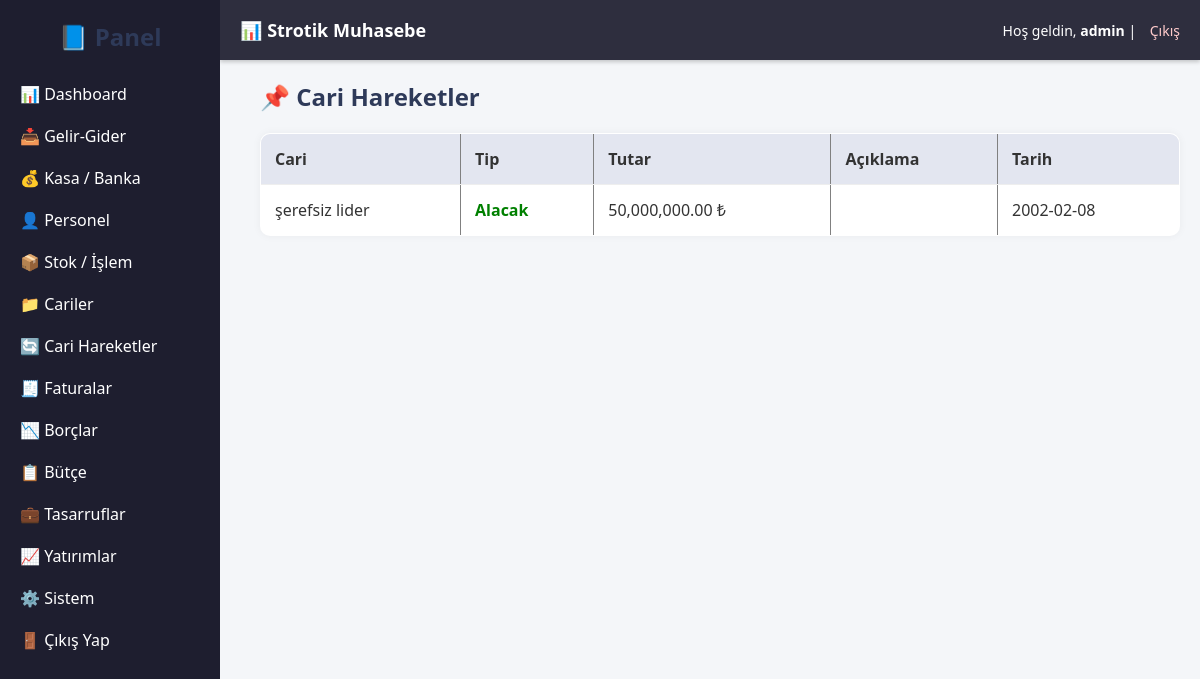
/pages/cari_hareketler.php (signed in), run on the app's committed database.
### tables this page shows
CREATE TABLE `cari_hareketler` (
  `id` int(11) NOT NULL,
  `cari_id` int(11) DEFAULT NULL,
  `islem_tipi` varchar(20) DEFAULT NULL,
  `tutar` float DEFAULT NULL,
  `aciklama` text DEFAULT NULL,
  `islem_tarihi` date DEFAULT NULL
);

CREATE TABLE `cariler` (
  `id` int(11) NOT NULL,
  `unvan` varchar(255) DEFAULT NULL,
  `cari_tipi` varchar(20) DEFAULT NULL,
  `telefon` varchar(50) DEFAULT NULL,
  `email` varchar(100) DEFAULT NULL,
  `adres` text DEFAULT NULL,
  `vergi_no` varchar(50) DEFAULT NULL,
  `vergi_dairesi` varchar(100) DEFAULT NULL,
  `tip` varchar(20) DEFAULT 'Alıcı'
);

### pages/cari_hareketler.php (the view, shortened to what this page needs)
<?php
include '../includes/db.php';
include '../includes/header.php';
include '../includes/sidebar.php';
$hareketler = $baglanti->query("
    SELECT ch.*, c.unvan
    FROM cari_hareketler ch
    JOIN cariler c ON ch.cari_id = c.id
    ORDER BY ch.islem_tarihi DESC
")->fetchAll(PDO::FETCH_ASSOC);
?>
<div style="margin-left: 240px; padding: 20px;">
    <h2>📌 Cari Hareketler</h2>
    <table border="1" cellpadding="8" cellspacing="0" style="width:100%; background:#fff;">
        <tr>
            <th>Cari</th>
            <th>Tip</th>
            <th>Tutar</th>
            <th>Açıklama</th>
            <th>Tarih</th>
        </tr>
        <?php foreach ($hareketler as $h): ?>
            <tr>
                <td><?= $h['unvan'] ?></td>
                <td style="color:<?= $h['islem_tipi'] == 'Alacak' ? 'green' : 'red' ?>; font-weight: bold;">
                    <?= $h['islem_tipi'] ?>
                </td>
                <td><?= number_format($h['tutar'], 2) ?> ₺</td>
                <td><?= $h['aciklama'] ?></td>
                <td><?= $h['islem_tarihi'] ?></td>
            </tr>
        <?php endforeach; ?>
    </table>
</div>

### assets/style.css (style rules this page uses)
* { margin: 0; padding: 0; box-sizing: border-box; font-family: 'Segoe UI', sans-serif; }
body { background: #f4f6f9; color: #333; }
h2, h3 { margin-bottom: 20px; color: #2e3a59; }
table { width: 100%; border-collapse: collapse; background: white; border-radius: 10px; overflow: hidden; box-shadow: 0 0 8px rgba(0,0,0,0.05); }
table th, table td { padding: 14px; text-align: left; border-bottom: 1px solid #eee; }
table th { background: #e3e6f0; font-weight: 600; }

### includes/header.php (style rules this page uses)
body { padding-top: 60px; }

### data on the page
cari_hareketler: cariler.unvan "şerefsiz lider", islem_tipi "Alacak", tutar "50,000,000.00", islem_tarihi "2002-02-08"

### other printed values
$_SESSION['kullanici_adi'] "admin"
